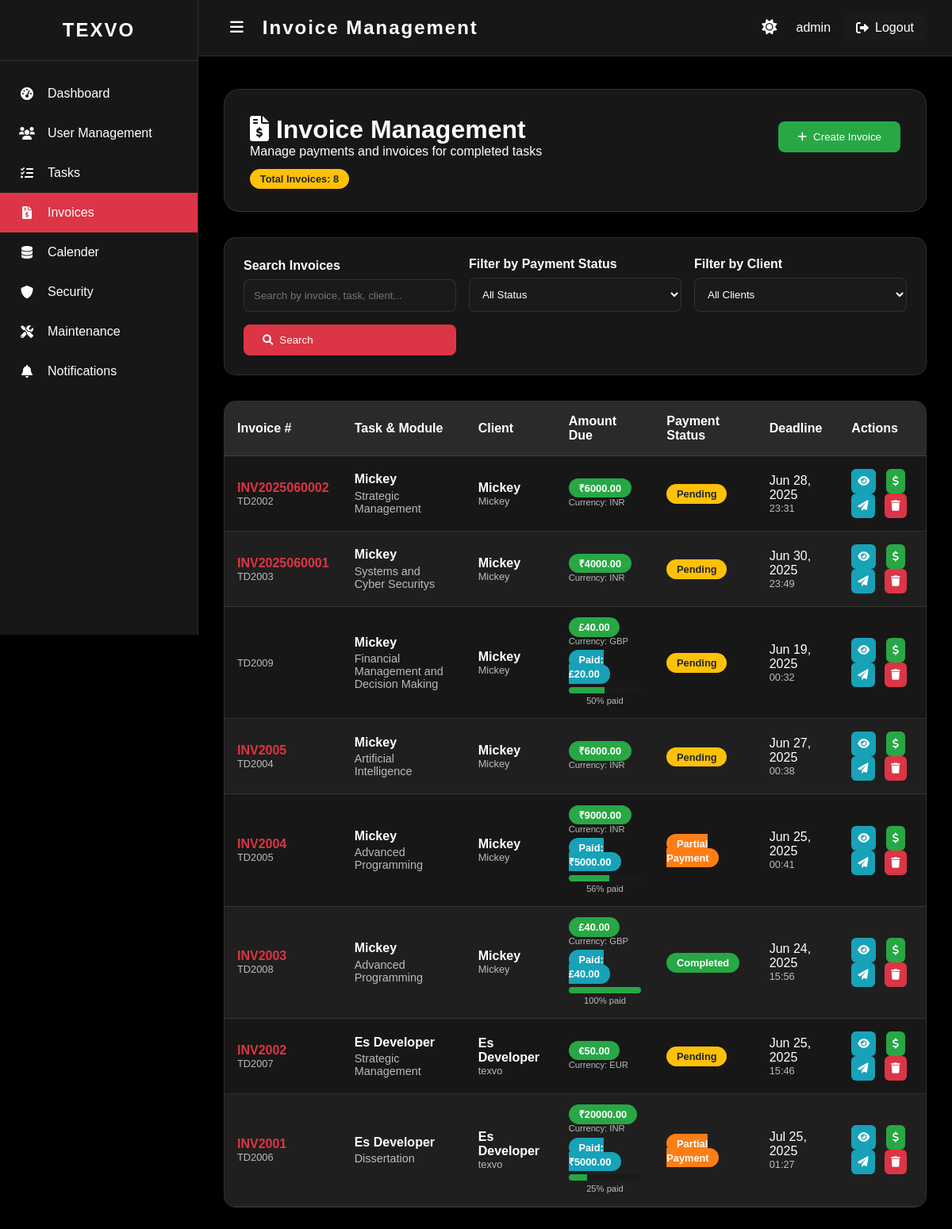
The app's page /accounts/admin/invoices/ (signed in) with its own data.
### accounts/models.py (models this page shows, shortened)
class User(AbstractUser):
    ROLE_CHOICES = [
        ('admin', 'Admin'),
        ('manager', 'Manager'),
        ('client', 'Client'),
        ('expert', 'Expert'),
    ]
    role = models.CharField(max_length=20, choices=ROLE_CHOICES, default='client')

class Invoice(models.Model):
    PAYMENT_STATUS_CHOICES = [
        ('Pending', 'Pending'),
        ('Partial', 'Partial Payment'),
        ('Completed', 'Completed'),
        ('Overdue', 'Overdue'),
    ]
    CURRENCY_CHOICES = [
        ('INR', 'Indian Rupee (₹)'),
        ('USD', 'US Dollar ($)'),
        ('EUR', 'Euro (€)'),
        ('GBP', 'British Pound (£)'),
    ]
    task = models.OneToOneField('Task', on_delete=models.CASCADE, related_name='invoice')
    invoice_number = models.CharField(max_length=20, unique=True)
    amount_due = models.DecimalField(max_digits=10, decimal_places=2)
    amount_paid = models.DecimalField(max_digits=10, decimal_places=2, default=0)
    currency = models.CharField(
        max_length=3,
        choices=CURRENCY_CHOICES,
        default='INR',
        help_text='Invoice currency'
    )
    due_date = models.DateTimeField(
        null=True,
        blank=True,
        help_text='Payment due date'
    )
    payment_status = models.CharField(max_length=20, choices=PAYMENT_STATUS_CHOICES, default='Pending')
    payment_date = models.DateTimeField(null=True, blank=True)
    created_at = models.DateTimeField(auto_now_add=True)
    updated_at = models.DateTimeField(auto_now=True)
    class Meta:
        ordering = ['-created_at']

class Task(models.Model):
    STATUS_CHOICES = [
        ('Pending', 'Pending'),
        ('InProgress', 'In Progress'),
        ('Completed', 'Completed'),
        ('Failed', 'Failed'),
        ('Cancelled', 'Cancelled'),
    ]
    CURRENCY_CHOICES = [
        ('INR', '₹ INR'),
        ('USD', '$ USD'),
        ('EUR', '€ EUR'),
        ('GBP', '£ GBP'),
    ]
    task_code = models.CharField(max_length=20, unique=True, editable=False)
    client = models.ForeignKey(User, on_delete=models.CASCADE, related_name='client_tasks', limit_choices_to={'role': 'client'})
    module_code = models.CharField(max_length=50)
    module_name = models.CharField(max_length=200)
    word_count = models.PositiveIntegerField()
    additional_words = models.PositiveIntegerField(default=0)
    quoted_price = models.DecimalField(max_digits=10, decimal_places=2)
    currency = models.CharField(max_length=3, choices=CURRENCY_CHOICES, default='INR')
    deadline = models.DateTimeField()
    allocation = models.ForeignKey(User, on_delete=models.SET_NULL, null=True, blank=True, limit_choices_to={'role': 'expert'}, related_name='expert_tasks')
    status = models.CharField(max_length=20, choices=STATUS_CHOICES, default='Pending')
    notes = models.TextField(blank=True, null=True)
    attachments = models.FileField(upload_to=task_attachment_upload_path, blank=True, null=True)
    created_by = models.ForeignKey(User, on_delete=models.CASCADE, related_name='created_tasks')
    created_at = models.DateTimeField(auto_now_add=True)
    updated_at = models.DateTimeField(auto_now=True)
    class Meta:
        ordering = ['-created_at']
    @property
    def currency_symbol(self):
        currency_symbols = {
            'INR': '₹',
            'USD': '$',
            'EUR': '€',
            'GBP': '£',
        }
        return currency_symbols.get(self.currency, '₹')

### accounts/views.py (the view, shortened to what this page needs)
# urls.py: path('admin/invoices/', views.invoice_management, name='invoice_management'),
@login_required
def invoice_management(request):
    if request.user.role not in ['admin', 'manager']:
        return redirect('accounts:dashboard')
    search_query = request.GET.get('search', '')
    status_filter = request.GET.get('status', '')
    client_filter = request.GET.get('client', '')
    invoices = Invoice.objects.all().select_related('task', 'task__client')
    if status_filter:
        invoices = invoices.filter(payment_status=status_filter)
    if client_filter:
        invoices = invoices.filter(task__client_id=client_filter)
    invoices = invoices.order_by('-created_at')
    paginator = Paginator(invoices, 10)  # Show 10 invoices per page
    page_number = request.GET.get('page')
    page_obj = paginator.get_page(page_number)
    clients = User.objects.filter(role='client', is_active=True)
    context = {
        'invoices': page_obj,
        'search_query': search_query,
        'status_filter': status_filter,
        'client_filter': client_filter,
        'status_choices': Invoice.PAYMENT_STATUS_CHOICES,
        'clients': clients,
        'total_invoices': invoices.count(),
    }
    return render(request, 'accounts/invoice_management.html', context)

### templates/accounts/invoice_management.html (shortened to what this page needs)
<!DOCTYPE html>
<html lang="en">
<head>
    <link href="https://cdnjs.cloudflare.com/ajax/libs/font-awesome/6.0.0/css/all.min.css" rel="stylesheet">
</head>
<body data-theme="dark">
    <div class="sidebar" id="sidebar">
        <div class="sidebar-header">
            <div class="sidebar-logo">TEXVO</div>
        </div>
        <nav class="sidebar-menu">
            <a href="{% url 'accounts:admin_dashboard' %}" class="menu-item">
                <i class="fas fa-tachometer-alt"></i>
                <span class="menu-text">Dashboard</span>
            </a>
            <a href="{% url 'accounts:user_management' %}" class="menu-item">
                <i class="fas fa-users"></i>
                <span class="menu-text">User Management</span>
            </a>
            <a href="{% url 'accounts:task_management' %}" class="menu-item">
                <i class="fas fa-tasks"></i>
                <span class="menu-text">Tasks</span>
            </a>
            <a href="{% url 'accounts:invoice_management' %}" class="menu-item active">
                <i class="fas fa-file-invoice-dollar"></i>
                <span class="menu-text">Invoices</span>
            </a>
            <a href="#" class="menu-item">
                <i class="fas fa-database"></i>
                <span class="menu-text">Calender</span>
            </a>
            <a href="#" class="menu-item">
                <i class="fas fa-shield-alt"></i>
                <span class="menu-text">Security</span>
            </a>
            <a href="#" class="menu-item">
                <i class="fas fa-tools"></i>
                <span class="menu-text">Maintenance</span>
            </a>
            <a href="#" class="menu-item">
                <i class="fas fa-bell"></i>
                <span class="menu-text">Notifications</span>
            </a>
        </nav>
    </div>
    <nav class="navbar" id="navbar">
        <div class="navbar-content">
            <div class="navbar-left">
                <button class="sidebar-toggle" id="sidebarToggle">
                    <i class="fas fa-bars"></i>
                </button>
                <div class="logo">Invoice Management</div>
            </div>
            <div class="navbar-right">
                <button class="theme-toggle" id="themeToggle">
                    <i class="fas fa-moon"></i>
                </button>
                <div class="user-info">
                    <span>{{ user.username }}</span>
                </div>
                <a href="{% url 'accounts:logout' %}" class="logout-btn">
                    <i class="fas fa-sign-out-alt"></i>
                    <span>Logout</span>
                </a>
            </div>
        </div>
    </nav>
    <main class="main-content" id="mainContent">
        <div class="page-header">
            <div style="display: flex; justify-content: space-between; align-items: center;">
                <div>
                    <h1><i class="fas fa-file-invoice-dollar"></i> Invoice Management</h1>
                    <p>Manage payments and invoices for completed tasks</p>
                </div>
                <button class="filter-btn" onclick="createInvoice()" style="background: #28a745;">
                    <i class="fas fa-plus"></i>
                    Create Invoice
                </button>
            </div>
            <div style="margin-top: 1rem;">
                <span class="status-badge status-pending">Total Invoices: {{ total_invoices }}</span>
            </div>
        </div>
        <div class="filters-section">
            <form method="GET" class="filters-grid">
                <div class="filter-group">
                    <label for="search">Search Invoices</label>
                    <input type="text" id="search" name="search" value="{{ search_query }}"
                           placeholder="Search by invoice, task, client..." class="filter-input">
                </div>
                <div class="filter-group">
                    <label for="status">Filter by Payment Status</label>
                    <select id="status" name="status" class="filter-input">
                        <option value="">All Status</option>
                    </select>
                </div>
                <div class="filter-group">
                    <label for="client">Filter by Client</label>
                    <select id="client" name="client" class="filter-input">
                        <option value="">All Clients</option>
                    </select>
                </div>
                <div class="filter-group">
                    <button type="submit" class="filter-btn">
                        <i class="fas fa-search"></i>
                        Search
                    </button>
                </div>
            </form>
        </div>
        <div class="invoices-table-container">
            <table class="invoices-table">
                <thead>
                    <tr>
                        <th>Invoice #</th>
                        <th>Task & Module</th>
                        <th>Client</th>
                        <th>Amount Due</th>
                        <th>Payment Status</th>
                        <th>Deadline</th>
                        <th>Actions</th>
                    </tr>
                </thead>
                <tbody>
                    {% for invoice in invoices %}
                    <tr>
                        <td>
                            <div style="font-weight: 600; color: var(--accent-color);">{{ invoice.invoice_number }}</div>
                            <div style="font-size: 0.8rem; color: var(--text-secondary);">{{ invoice.task.task_code }}</div>
                        </td>
                        <td>
                            <div style="font-weight: 600; color: var(--text-primary);">{{ invoice.task.client.first_name }} {{ invoice.task.client.last_name }}</div>
                            <div style="font-size: 0.9rem; color: var(--text-secondary); margin-top: 0.2rem;">{{ invoice.task.module_name }}</div>
                        </td>
                        <td>
                            <div style="font-weight: 600;">{{ invoice.task.client.first_name }} {{ invoice.task.client.last_name }}</div>
                            <div style="font-size: 0.8rem; color: var(--text-secondary);">{{ invoice.task.client.username }}</div>
                        </td>                        <td>
                            <div>
                                <span class="amount-badge">{{ invoice.task.currency_symbol }}{{ invoice.amount_due }}</span>
                                <div style="font-size: 0.7rem; color: var(--text-secondary); margin-top: 0.2rem;">
                                    Currency: {{ invoice.task.currency }}
                                </div>
                            </div>
                            {% if invoice.amount_paid > 0 %}
                                <div style="margin-top: 0.5rem;">
                                    <span class="balance-badge">Paid: {{ invoice.task.currency_symbol }}{{ invoice.amount_paid }}</span>
                                </div>
                                <div class="progress-bar">
                                    {% widthratio invoice.amount_paid invoice.amount_due 100 as payment_percent %}
                                    <div class="progress-fill" style="width: {{ payment_percent }}%;"></div>
                                </div>
                                <div style="font-size: 0.7rem; color: var(--text-secondary); margin-top: 0.2rem; text-align: center;">
                                    {{ payment_percent }}% paid
                                </div>
                            {% endif %}
                        </td>
                        <td>
                            <span class="status-badge status-{{ invoice.payment_status|lower }}">
                                {{ invoice.get_payment_status_display }}
                            </span>
                        </td>
                        <td>
                            <div>{{ invoice.task.deadline|date:"M d, Y" }}</div>
                            <div style="font-size: 0.8rem; color: var(--text-secondary);">{{ invoice.task.deadline|date:"H:i" }}</div>
                        </td>                        <td>
                            <button class="action-btn btn-view" title="View Details" onclick="viewInvoice({{ invoice.id }})">
                                <i class="fas fa-eye"></i>
                            </button>
                            <button class="action-btn btn-payment" title="Update Payment" onclick="updatePayment({{ invoice.id }})">
                                <i class="fas fa-dollar-sign"></i>
                            </button>
                            <button class="action-btn" title="Resend Invoice" onclick="resendInvoice({{ invoice.id }})" style="background: #17a2b8; color: white;">
                                <i class="fas fa-paper-plane"></i>
                            </button>
                            <button class="action-btn btn-delete" title="Delete Invoice" onclick="deleteInvoice({{ invoice.id }}, '{{ invoice.invoice_number }}')">
                                <i class="fas fa-trash"></i>
                            </button>
                        </td>
                    </tr>
                    {% endfor %}
                </tbody>
            </table>
        </div>
    </main>
</body>
</html>

### records on screen
User: username "admin"
Invoice: invoice_number "INV2025060002", task.task_code "TD2002", task.client.first_name "Mickey", task.module_name "Strategic Management", task.client.username "Mickey", task.currency_symbol "₹", amount_due "6000.00", task.currency "INR", payment_status "Pending", task.deadline "Jun 28, 2025", task.deadline "23:31"
Invoice: invoice_number "INV2025060001", task.task_code "TD2003", task.client.first_name "Mickey", task.module_name "Systems and Cyber Securitys", task.client.username "Mickey", task.currency_symbol "₹", amount_due "4000.00", task.currency "INR", payment_status "Pending", task.deadline "Jun 30, 2025", task.deadline "23:49"
Invoice: task.task_code "TD2009", task.client.first_name "Mickey", task.module_name "Financial Management and Decision Making", task.client.username "Mickey", task.currency_symbol "£", amount_due "40.00", task.currency "GBP", amount_paid "20.00", payment_percent "50", payment_status "Pending", task.deadline "Jun 19, 2025", task.deadline "00:32"
Invoice: invoice_number "INV2005", task.task_code "TD2004", task.client.first_name "Mickey", task.module_name "Artificial Intelligence", task.client.username "Mickey", task.currency_symbol "₹", amount_due "6000.00", task.currency "INR", payment_status "Pending", task.deadline "Jun 27, 2025", task.deadline "00:38"
Invoice: invoice_number "INV2004", task.task_code "TD2005", task.client.first_name "Mickey", task.module_name "Advanced Programming", task.client.username "Mickey", task.currency_symbol "₹", amount_due "9000.00", task.currency "INR", amount_paid "5000.00", payment_percent "56", payment_status "Partial Payment", task.deadline "Jun 25, 2025", task.deadline "00:41"
Invoice: invoice_number "INV2003", task.task_code "TD2008", task.client.first_name "Mickey", task.module_name "Advanced Programming", task.client.username "Mickey", task.currency_symbol "£", amount_due "40.00", task.currency "GBP", amount_paid "40.00", payment_percent "100", payment_status "Completed", task.deadline "Jun 24, 2025", task.deadline "15:56"
Invoice: invoice_number "INV2002", task.task_code "TD2007", task.client.first_name "Es", task.client.last_name "Developer", task.module_name "Strategic Management", task.client.username "texvo", task.currency_symbol "€", amount_due "50.00", task.currency "EUR", payment_status "Pending", task.deadline "Jun 25, 2025", task.deadline "15:46"
Invoice: invoice_number "INV2001", task.task_code "TD2006", task.client.first_name "Es", task.client.last_name "Developer", task.module_name "Dissertation", task.client.username "texvo", task.currency_symbol "₹", amount_due "20000.00", task.currency "INR", amount_paid "5000.00", payment_percent "25", payment_status "Partial Payment", task.deadline "Jul 25, 2025", task.deadline "01:27"

### other values on screen
{{ total_invoices }} "8"
